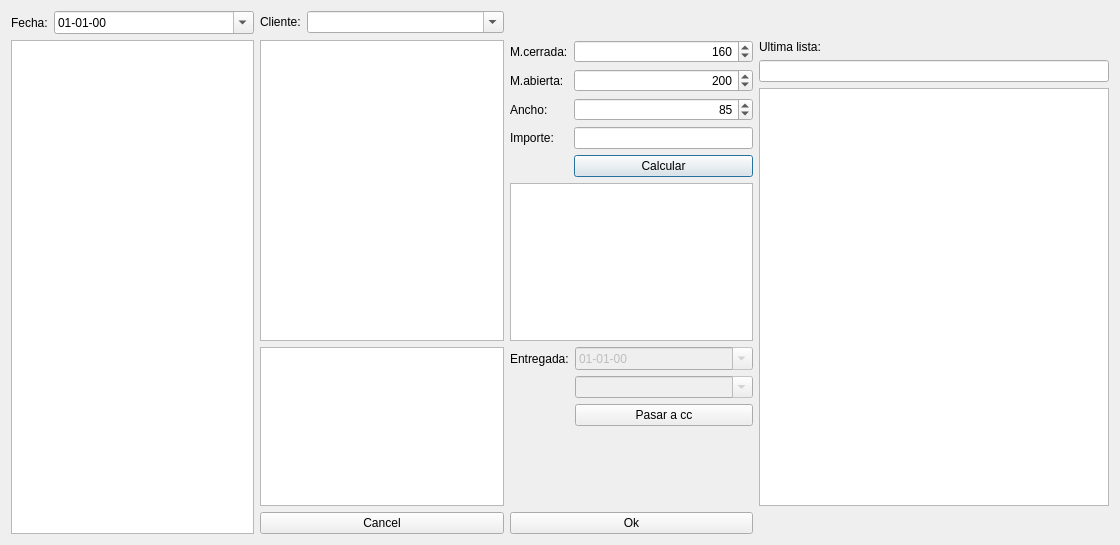
<?xml version="1.0" encoding="UTF-8"?>
<ui version="4.0">
 <class>pedidoDialog</class>
 <widget class="QDialog" name="pedidoDialog">
  <property name="geometry">
   <rect>
    <x>0</x>
    <y>0</y>
    <width>1120</width>
    <height>545</height>
   </rect>
  </property>
  <property name="windowTitle">
   <string>Pedido</string>
  </property>
  <layout class="QGridLayout" name="gridLayout">
   <item row="0" column="0">
    <layout class="QFormLayout" name="formLayout_3">
     <item row="0" column="0">
      <widget class="QLabel" name="label">
       <property name="text">
        <string>Fecha:</string>
       </property>
      </widget>
     </item>
     <item row="0" column="1">
      <widget class="QDateEdit" name="fechaDateEdit">
       <property name="displayFormat">
        <string>dd-MM-yy</string>
       </property>
       <property name="calendarPopup">
        <bool>true</bool>
       </property>
      </widget>
     </item>
    </layout>
   </item>
   <item row="0" column="1">
    <layout class="QFormLayout" name="formLayout_4">
     <item row="0" column="0">
      <widget class="QLabel" name="label_7">
       <property name="text">
        <string>Cliente:</string>
       </property>
      </widget>
     </item>
     <item row="0" column="1">
      <widget class="QComboBox" name="clienteComboBox">
       <property name="editable">
        <bool>true</bool>
       </property>
      </widget>
     </item>
    </layout>
   </item>
   <item row="1" column="0" rowspan="4">
    <widget class="QListWidget" name="modeloListWidget"/>
   </item>
   <item row="1" column="1" rowspan="2">
    <widget class="QListWidget" name="chapaListWidget"/>
   </item>
   <item row="1" column="2">
    <layout class="QFormLayout" name="formLayout_2">
     <item row="0" column="0">
      <widget class="QLabel" name="label_2">
       <property name="text">
        <string>M.cerrada:</string>
       </property>
      </widget>
     </item>
     <item row="0" column="1">
      <widget class="QSpinBox" name="medidaCerradaSpinBox">
       <property name="alignment">
        <set>Qt::AlignRight|Qt::AlignTrailing|Qt::AlignVCenter</set>
       </property>
       <property name="minimum">
        <number>0</number>
       </property>
       <property name="maximum">
        <number>400</number>
       </property>
       <property name="singleStep">
        <number>10</number>
       </property>
       <property name="value">
        <number>160</number>
       </property>
      </widget>
     </item>
     <item row="1" column="0">
      <widget class="QLabel" name="label_3">
       <property name="text">
        <string>M.abierta:</string>
       </property>
      </widget>
     </item>
     <item row="1" column="1">
      <widget class="QSpinBox" name="medidaAbiertaSpinBox">
       <property name="alignment">
        <set>Qt::AlignRight|Qt::AlignTrailing|Qt::AlignVCenter</set>
       </property>
       <property name="minimum">
        <number>0</number>
       </property>
       <property name="maximum">
        <number>400</number>
       </property>
       <property name="singleStep">
        <number>10</number>
       </property>
       <property name="value">
        <number>200</number>
       </property>
      </widget>
     </item>
     <item row="2" column="0">
      <widget class="QLabel" name="label_4">
       <property name="text">
        <string>Ancho:</string>
       </property>
      </widget>
     </item>
     <item row="2" column="1">
      <widget class="QSpinBox" name="anchoSpinBox">
       <property name="alignment">
        <set>Qt::AlignRight|Qt::AlignTrailing|Qt::AlignVCenter</set>
       </property>
       <property name="minimum">
        <number>10</number>
       </property>
       <property name="maximum">
        <number>350</number>
       </property>
       <property name="singleStep">
        <number>5</number>
       </property>
       <property name="value">
        <number>85</number>
       </property>
      </widget>
     </item>
     <item row="3" column="0">
      <widget class="QLabel" name="label_5">
       <property name="text">
        <string>Importe:</string>
       </property>
      </widget>
     </item>
     <item row="3" column="1">
      <widget class="QLineEdit" name="precioLineEdit">
       <property name="alignment">
        <set>Qt::AlignRight|Qt::AlignTrailing|Qt::AlignVCenter</set>
       </property>
      </widget>
     </item>
     <item row="4" column="1">
      <widget class="QPushButton" name="calcularPushButton">
       <property name="text">
        <string>Calcular</string>
       </property>
      </widget>
     </item>
    </layout>
   </item>
   <item row="1" column="3" rowspan="3">
    <layout class="QVBoxLayout" name="verticalLayout">
     <item>
      <widget class="QLabel" name="label_8">
       <property name="text">
        <string>Ultima lista:</string>
       </property>
      </widget>
     </item>
     <item>
      <widget class="QLineEdit" name="filterListaLineEdit"/>
     </item>
     <item>
      <widget class="QPlainTextEdit" name="listaPlainTextEdit">
       <property name="minimumSize">
        <size>
         <width>350</width>
         <height>0</height>
        </size>
       </property>
      </widget>
     </item>
    </layout>
   </item>
   <item row="2" column="2">
    <widget class="QListWidget" name="estadoListWidget"/>
   </item>
   <item row="3" column="1">
    <widget class="QPlainTextEdit" name="notasPlainTextEdit"/>
   </item>
   <item row="3" column="2">
    <layout class="QFormLayout" name="formLayout">
     <item row="0" column="0">
      <widget class="QLabel" name="label_6">
       <property name="text">
        <string>Entregada:</string>
       </property>
      </widget>
     </item>
     <item row="0" column="1">
      <widget class="QDateEdit" name="fechaEntregaDateEdit">
       <property name="enabled">
        <bool>false</bool>
       </property>
       <property name="displayFormat">
        <string>dd-MM-yy</string>
       </property>
       <property name="calendarPopup">
        <bool>true</bool>
       </property>
      </widget>
     </item>
     <item row="1" column="1">
      <widget class="QComboBox" name="lugarEntregaComboBox">
       <property name="enabled">
        <bool>false</bool>
       </property>
       <property name="editable">
        <bool>true</bool>
       </property>
      </widget>
     </item>
     <item row="2" column="1">
      <widget class="QPushButton" name="pasarAccPushButton">
       <property name="text">
        <string>Pasar a cc</string>
       </property>
      </widget>
     </item>
    </layout>
   </item>
   <item row="4" column="1">
    <widget class="QPushButton" name="cancelPushButton">
     <property name="text">
      <string>Cancel</string>
     </property>
    </widget>
   </item>
   <item row="4" column="2">
    <widget class="QPushButton" name="okPushButton">
     <property name="focusPolicy">
      <enum>Qt::StrongFocus</enum>
     </property>
     <property name="text">
      <string>Ok</string>
     </property>
    </widget>
   </item>
  </layout>
 </widget>
 <tabstops>
  <tabstop>fechaDateEdit</tabstop>
  <tabstop>clienteComboBox</tabstop>
  <tabstop>modeloListWidget</tabstop>
  <tabstop>chapaListWidget</tabstop>
  <tabstop>notasPlainTextEdit</tabstop>
  <tabstop>medidaCerradaSpinBox</tabstop>
  <tabstop>medidaAbiertaSpinBox</tabstop>
  <tabstop>anchoSpinBox</tabstop>
  <tabstop>precioLineEdit</tabstop>
  <tabstop>estadoListWidget</tabstop>
  <tabstop>fechaEntregaDateEdit</tabstop>
  <tabstop>lugarEntregaComboBox</tabstop>
  <tabstop>okPushButton</tabstop>
  <tabstop>cancelPushButton</tabstop>
 </tabstops>
 <resources/>
 <connections/>
</ui>
